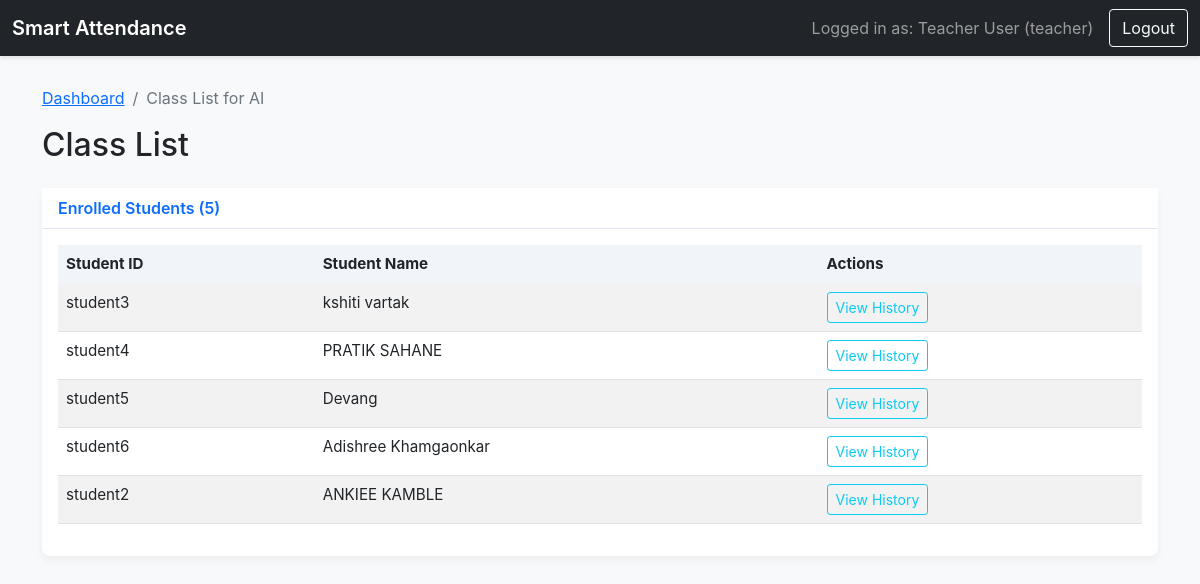
Screenshot of /teacher/class_list/1 (signed in) with the database file from the repository.
### tables this page shows
CREATE TABLE subjects (
        id INTEGER PRIMARY KEY AUTOINCREMENT,
        subject_name TEXT NOT NULL,
        teacher_id TEXT NOT NULL,
        FOREIGN KEY (teacher_id) REFERENCES users (user_id)
    );

CREATE TABLE users (
        user_id TEXT PRIMARY KEY,
        name TEXT NOT NULL,
        role TEXT NOT NULL,
        password TEXT NOT NULL
    , face_image TEXT);

### app.py (the view)
@app.route('/teacher/class_list/<int:subject_id>')
@login_required
@role_required('teacher')
def view_class_list(subject_id):
    return render_template('class_list.html', subject=db.get_subject_by_id(subject_id), students=db.get_enrolled_students(subject_id))

### app.py (called while the page is built)
def login_required(f):
    @wraps(f)
    def decorated_function(*args, **kwargs):
        if 'user_id' not in session:
            return redirect(url_for('login'))
        return f(*args, **kwargs)
    return decorated_function

def role_required(role_name):
    def wrapper(f):
        @wraps(f)
        def decorated_function(*args, **kwargs):
            if session.get('role') != role_name:
                flash("You do not have permission to access this page.", "danger")
                return redirect(url_for('dashboard'))
            return f(*args, **kwargs)
        return decorated_function
    return wrapper

### database_manager.py (called while the page is built)
def get_db_connection():
    conn = sqlite3.connect(DATABASE)
    conn.row_factory = sqlite3.Row
    return conn

def get_enrolled_students(subject_id):
    conn = get_db_connection()
    students = conn.cursor().execute("SELECT u.* FROM users u JOIN enrollments e ON u.user_id = e.student_id WHERE e.subject_id = ?", (subject_id,)).fetchall()
    conn.close()
    return students

def get_subject_by_id(subject_id):
    conn = get_db_connection()
    subject = conn.cursor().execute("SELECT * FROM subjects WHERE id = ?", (subject_id,)).fetchone()
    conn.close()
    return subject

### templates/class_list.html
{% extends "base.html" %}
{% block content %}
    <nav aria-label="breadcrumb">
        <ol class="breadcrumb">
            <li class="breadcrumb-item"><a href="{{ url_for('dashboard') }}">Dashboard</a></li>
            <li class="breadcrumb-item active" aria-current="page">Class List for {{ subject.subject_name }}</li>
        </ol>
    </nav>
    <h2 class="mb-4">Class List</h2>
    <div class="card">
        <div class="card-header">Enrolled Students ({{ students|length }})</div>
        <div class="card-body">
            <table class="table table-striped">
                <thead>
                    <tr>
                        <th>Student ID</th>
                        <th>Student Name</th>
                        <th>Actions</th>
                    </tr>
                </thead>
                <tbody>
                    {% for student in students %}
                    <tr>
                        <td>{{ student.user_id }}</td>
                        <td>{{ student.name }}</td>
                        <td>
                            <a href="{{ url_for('student_history', subject_id=subject.id, student_id=student.user_id) }}" class="btn btn-sm btn-outline-info">View History</a>
                        </td>
                    </tr>
                    {% else %}
                    <tr><td colspan="3" class="text-center">No students are enrolled in this subject.</td></tr>
                    {% endfor %}
                </tbody>
            </table>
        </div>
    </div>
{% endblock %}

### static/style.css (style rules this page uses)
body { background-color: #f8f9fa; font-family: -apple-system, BlinkMacSystemFont, "Segoe UI", Roboto, "Helvetica Neue", Arial, sans-serif; }
.card { border: none; box-shadow: 0 4px 8px rgba(0,0,0,.05); border-radius: 0.5rem; }
.card-header { background-color: #ffffff; border-bottom: 1px solid #e3e6f0; font-weight: 600; color: #0d6efd; display: flex; align-items: center; }
.table { border-collapse: separate; border-spacing: 0; font-size: 0.95rem; }
.table thead th { background-color: #f1f5f9; border: none; }

### rows the page displays
subjects: subject_name "AI"
users: user_id "student3", name "kshiti vartak"
users: user_id "student4", name "PRATIK SAHANE"
users: user_id "student5", name "Devang"
users: user_id "student6", name "Adishree Khamgaonkar"
users: user_id "student2", name "ANKIEE KAMBLE"

### other values shown
{{ session.name }} "Teacher User"
{{ session.role }} "teacher"
{{ students|length }} "5"
